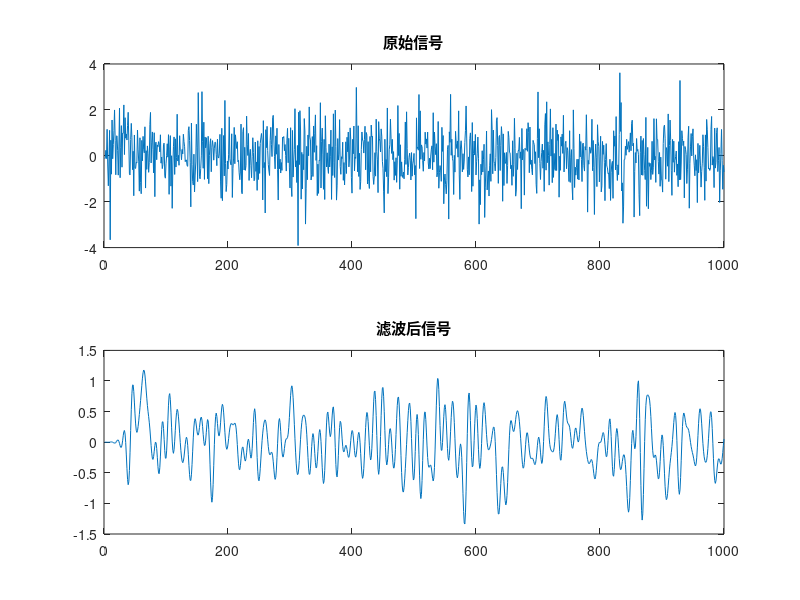

Write the MATLAB code that produced this figure.
% 生成随机信号
data = randn(1, 1000);
data = reshape(data', [], 1);
% 设计30点低通FIR滤波器，截止频率为0.2
b = fir1(60, 0.2);

% 应用滤波器
filtered_data = filter(b, 1, data);

% 绘制原始信号和滤波后的信号对比图
figure;
subplot(2,1,1);
plot(data);
title('原始信号');
subplot(2,1,2);
plot(filtered_data);
title('滤波后信号');
